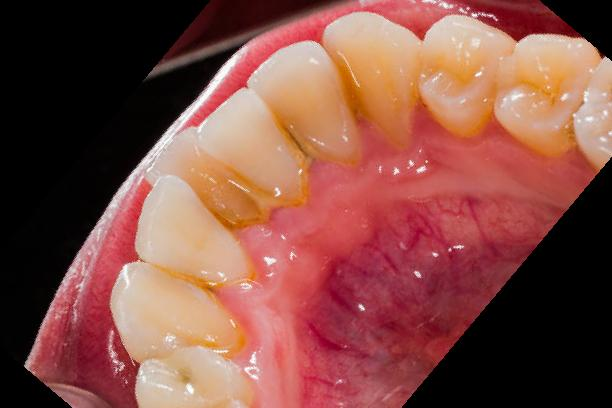
#> input picture dataset_split/val/calculus/(1010).jpg, 612 x 408 px, found by its file name; its folder holds 3 pictures in this run
$ python augment.py
#> lines starting #> are read from the running program, lines starting #| are printed output that depends on the picture
import os
import shutil
import random
import cv2
import numpy as np
from pathlib import Path

# ================= CONFIGURATION =================
# Path to your source folder (where 'calculus', 'discoloration', 'ulcer' are)
INPUT_DIR = "dataset_raw"

# Where you want the output to go
OUTPUT_DIR = "dataset_split"

# Classes to process (matches your folder names)
CLASSES = ['calculus', 'discoloration', 'ulcer']

# Split Ratios (Must add up to 1.0)
TRAIN_RATIO = 0.8
VAL_RATIO = 0.1
TEST_RATIO = 0.1

# Augmentation Settings (How many new images per original image?)
AUGMENTATIONS_PER_IMAGE = 2
# =================================================

def adjust_lighting(image):
    """Simulate 'Good/Varied Lighting' by randomly adjusting brightness/contrast"""
    alpha = random.uniform(0.8, 1.2) # Contrast control
    beta = random.randint(-30, 30)   # Brightness control
    adjusted = cv2.convertScaleAbs(image, alpha=alpha, beta=beta)
    return adjusted

def adjust_angle(image):
    """Simulate 'Good Angles' using rotation and flipping"""
    # 1. Random Flip (Horizontal) - 50% chance
    if random.random() > 0.5:
        image = cv2.flip(image, 1)

    # 2. Random Rotation (between -15 and +15 degrees)
    # We keep rotation slight to preserve the dental context
    angle = random.uniform(-15, 15)
    (h, w) = image.shape[:2]
    center = (w // 2, h // 2)
    M = cv2.getRotationMatrix2D(center, angle, 1.0)
    rotated = cv2.warpAffine(image, M, (w, h), borderMode=cv2.BORDER_REFLECT)

    return rotated

def augment_image(image):
    """Apply both lighting and angle adjustments"""
    img = adjust_angle(image)
    img = adjust_lighting(img)
    return img

def create_dir_structure():
    """Creates the train/val/test folders"""
    for split in ['train', 'val', 'test']:
        for cls in CLASSES:
            os.makedirs(os.path.join(OUTPUT_DIR, split, cls), exist_ok=True)

def process_dataset():
    create_dir_structure()

    for cls in CLASSES:
        source_path = os.path.join(INPUT_DIR, cls)
        if not os.path.exists(source_path):
            print(f"Skipping {cls} (folder not found)")
            continue

        # Get list of all images
        all_files = [f for f in os.listdir(source_path) if f.lower().endswith(('.png', '.jpg', '.jpeg'))]
        random.shuffle(all_files) # Shuffle to ensure random split

        total_files = len(all_files)
        train_count = int(total_files * TRAIN_RATIO)
        val_count = int(total_files * VAL_RATIO)

        # Slicing the lists
        train_files = all_files[:train_count]
        val_files = all_files[train_count : train_count + val_count]
        test_files = all_files[train_count + val_count :]

        print(f"\nProcessing Class: {cls}")
        print(f"  - Total: {total_files}")
        print(f"  - Train: {len(train_files)} (will be augmented)")
        print(f"  - Val:   {len(val_files)}")
        print(f"  - Test:  {len(test_files)}")

        # --- PROCESS VALIDATION & TEST (Just Copy) ---
        for f in val_files:
            shutil.copy2(os.path.join(source_path, f), os.path.join(OUTPUT_DIR, 'val', cls, f))
        for f in test_files:
            shutil.copy2(os.path.join(source_path, f), os.path.join(OUTPUT_DIR, 'test', cls, f))

        # --- PROCESS TRAINING (Copy + Augment) ---
        for f in train_files:
            img_path = os.path.join(source_path, f)
            original_img = cv2.imread(img_path)
#> original_img is the input picture: shape (408, 612, 3); mean B, G, R 68.9, 78.1, 132.6

            if original_img is None:
                continue

            # 1. Save Original
            cv2.imwrite(os.path.join(OUTPUT_DIR, 'train', cls, f), original_img)

            # 2. Generate Augmented Versions
            base_name = os.path.splitext(f)[0]
            ext = os.path.splitext(f)[1]

            for i in range(AUGMENTATIONS_PER_IMAGE):
                aug_img = augment_image(original_img)
                new_name = f"{base_name}_aug_{i}{ext}"
                cv2.imwrite(os.path.join(OUTPUT_DIR, 'train', cls, new_name), aug_img)
#> this loop made 2 passes
#> pass 1, in adjust_angle, `rotated = cv2.warpAffine(image, M, (w, h), borderMode=cv2.BORDER_REFLE..`:
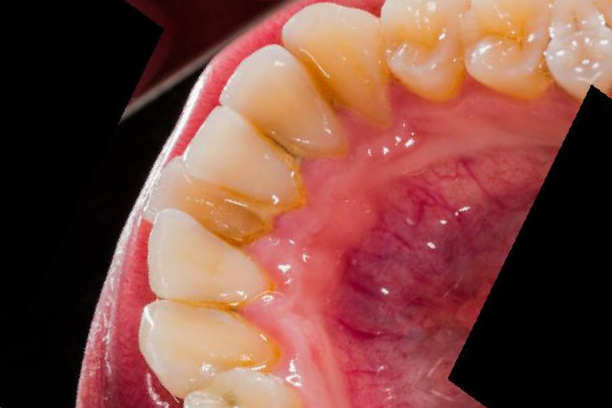
#> rotated: shape (408, 612, 3); mean B, G, R 65.5, 74.6, 126.8
#> pass 1, in adjust_lighting, `adjusted = cv2.convertScaleAbs(image, alpha=alpha, beta=beta)`:
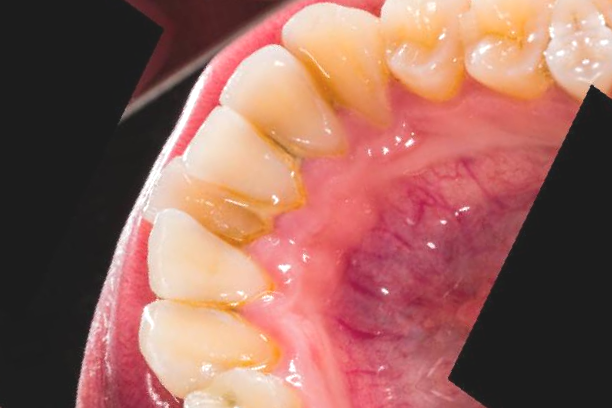
#> adjusted: shape (408, 612, 3); mean B, G, R 93.1, 102.2, 154
#> pass 2, in adjust_angle (call 2), `image = cv2.flip(image, 1)`:
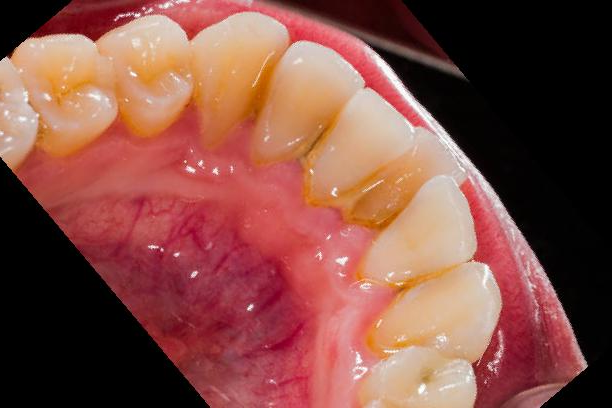
#> image: shape (408, 612, 3); mean of channels 0, 1, 2 68.9, 78.1, 132.6; drawn as B, G, R
#> pass 2, in adjust_angle (call 2), `rotated = cv2.warpAffine(image, M, (w, h), borderMode=cv2.BORDER_REFLE..`:
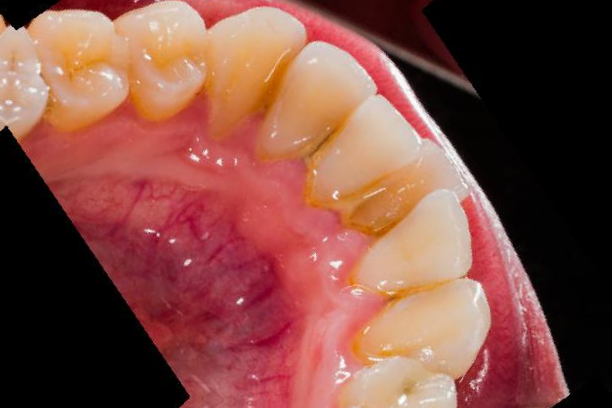
#> rotated: shape (408, 612, 3); mean of channels 0, 1, 2 67.8, 77.1, 130.4; drawn as B, G, R

    print(f"\n✅ Done! Dataset saved to '{OUTPUT_DIR}'")

if __name__ == "__main__":
    process_dataset()
